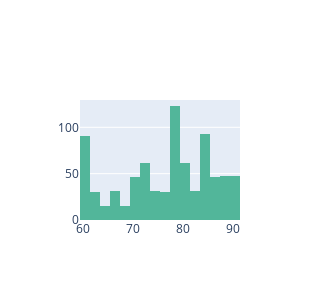

Write notebook code for a chart like this one.
### Code cell
# Age histogram
age_hist=  go.Histogram(x=fig_df["Age"], name="Age", marker=dict(color=age_histogram_color))

# Visualize
data = [age_hist]
fig = go.Figure(data = data)
fig.update_layout(width=300, height=300)
display(fig)

### Figure 1 — Plotly figure (JSON) as saved in the notebook; plotly's stock layout.template omitted (floating-point values rounded to 4 significant figures; data arrays with more than 128 entries replaced by an {"elided": "..."} marker saying what was removed)
{"data": [{"marker": {"color": "#52b69a"}, "name": "Age", "type": "histogram", "x": {"elided": "800 int values"}}], "layout": {"height": 300, "width": 300}}
